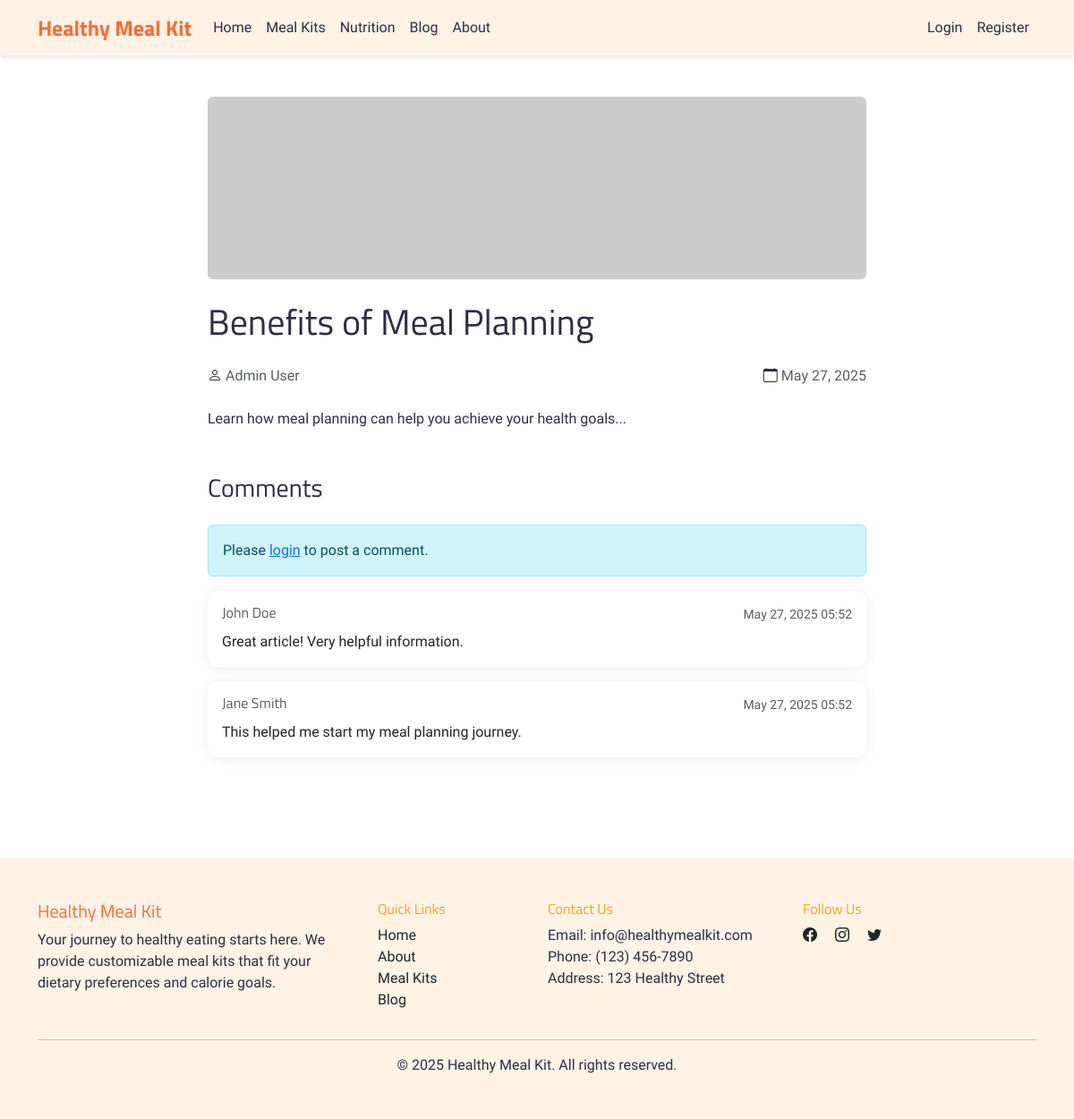
The page /blog-post.php?id=1 on the database as committed earlier.
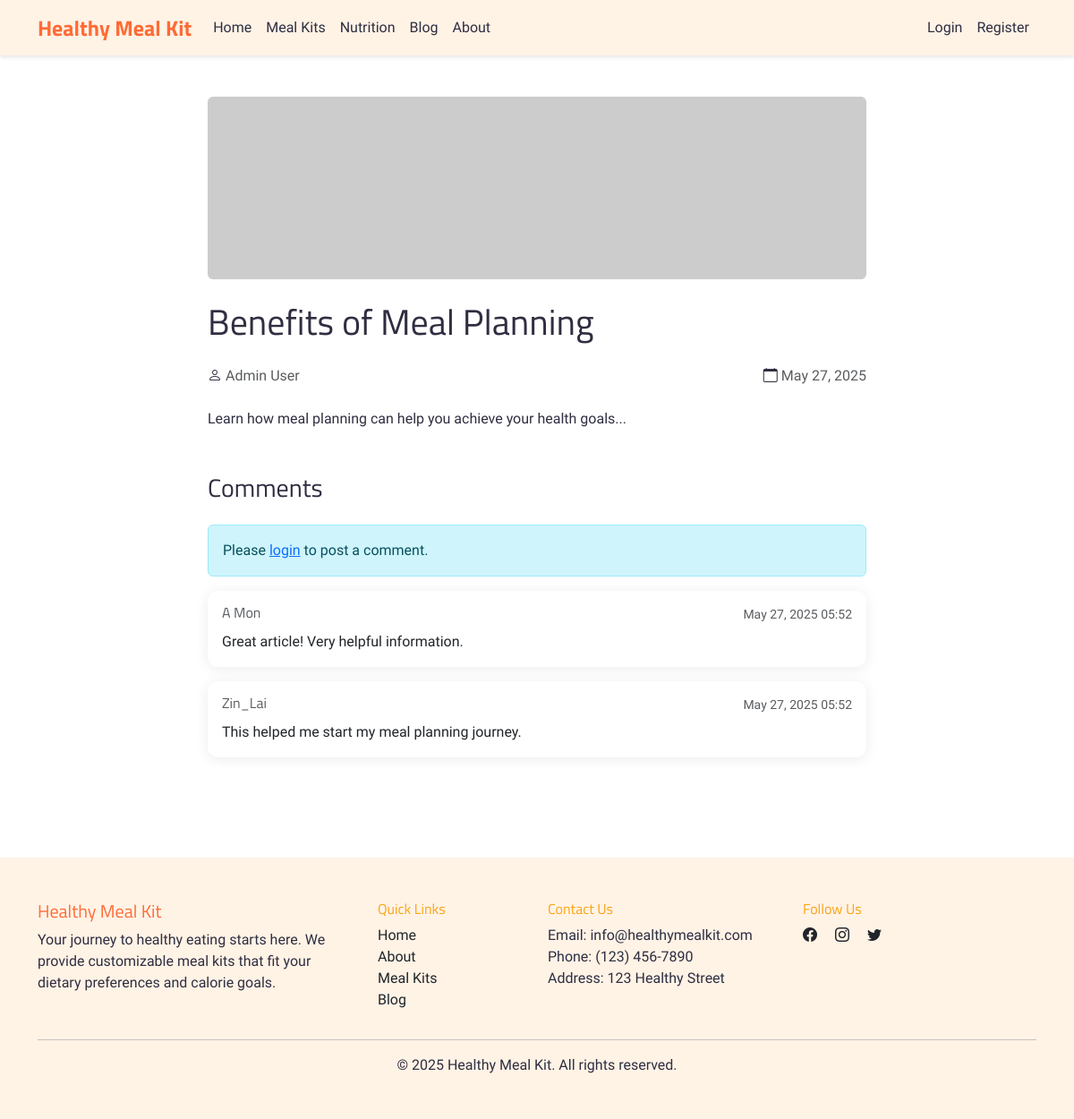
The same page on the database as committed later.
### tables this page shows
CREATE TABLE comments (
    comment_id INT PRIMARY KEY AUTO_INCREMENT,
    post_id INT,
    user_id INT,
    content TEXT,
    created_at TIMESTAMP DEFAULT CURRENT_TIMESTAMP,
    FOREIGN KEY (post_id) REFERENCES blog_posts(post_id),
    FOREIGN KEY (user_id) REFERENCES users(user_id)
);

CREATE TABLE users (
    user_id INT PRIMARY KEY AUTO_INCREMENT,
    username VARCHAR(50) UNIQUE NOT NULL,
    email VARCHAR(100) UNIQUE NOT NULL,
    password VARCHAR(255) NOT NULL,
    full_name VARCHAR(100) NOT NULL,
    role TINYINT(1) DEFAULT 0 COMMENT '0: user, 1: admin',
    is_active TINYINT(1) DEFAULT 1 COMMENT '0: inactive, 1: active',
    last_login_at DATETIME DEFAULT NULL,
    inactivity_reason VARCHAR(255) DEFAULT NULL,
    deactivated_at DATETIME DEFAULT NULL,
    reactivated_at DATETIME DEFAULT NULL,
    created_at TIMESTAMP DEFAULT CURRENT_TIMESTAMP
);

### blog-post.php (the view, shortened to what the changed rows need)
<?php
require_once 'config/connection.php';
$post_id = filter_var($_GET['id'], FILTER_VALIDATE_INT);
$stmt = $mysqli->prepare("
    SELECT bp.*, u.full_name as author_name
    FROM blog_posts bp
    LEFT JOIN users u ON bp.author_id = u.user_id
    WHERE bp.post_id = ?
");
$stmt->bind_param("i", $post_id);
$stmt->execute();
$post = $stmt->get_result()->fetch_assoc();
$stmt = $mysqli->prepare("
    SELECT c.*, u.full_name as commenter_name
    FROM comments c
    LEFT JOIN users u ON c.user_id = u.user_id
    WHERE c.post_id = ?
    ORDER BY c.created_at DESC
");
$stmt->bind_param("i", $post_id);
$stmt->execute();
$comments = $stmt->get_result();
?>
<!DOCTYPE html>
<html lang="en">
<head>
    <link href="https://cdn.jsdelivr.net/npm/bootstrap@5.3.0/dist/css/bootstrap.min.css" rel="stylesheet">
    <link rel="stylesheet" href="https://cdn.jsdelivr.net/npm/bootstrap-icons@1.11.3/font/bootstrap-icons.min.css">
    <link rel="stylesheet" href="assets/css/style.css">
</head>
<body>
<div class="container py-5">
    <div class="row justify-content-center">
        <div class="col-lg-8">
            <article class="blog-post">
                <h1 class="mb-4"><?php echo htmlspecialchars($post['title']); ?></h1>
            </article>
            <section class="comments-section">
                <div id="commentsList">
                    <?php if ($comments->num_rows > 0): ?>
                        <?php while ($comment = $comments->fetch_assoc()): ?>
                            <div class="card mb-3">
                                <div class="card-body">
                                    <div class="d-flex justify-content-between align-items-center mb-2">
                                        <h6 class="card-subtitle text-muted">
                                            <?php echo htmlspecialchars($comment['commenter_name']); ?>
                                        </h6>
                                        <small class="text-muted">
                                            <?php echo date('M d, Y H:i', strtotime($comment['created_at'])); ?>
                                        </small>
                                    </div>
                                    <p class="card-text"><?php echo nl2br(htmlspecialchars($comment['content'])); ?></p>
                                </div>
                            </div>
                        <?php endwhile; ?>
                    <?php else: ?>
                        <div class="alert alert-light text-center">
                            No comments yet. Be the first to comment!
                        </div>
                    <?php endif; ?>
                </div>
            </section>
        </div>
    </div>
</div>
</body>
</html>

Rows that differ between the two databases and show on the page:
changed through a linked row, comments "Great article! Very helpful information.": user.full_name "John Doe" → "A Mon"
changed through a linked row, comments "This helped me start my meal planning journey.": user.full_name "Jane Smith" → "Zin_Lai"
